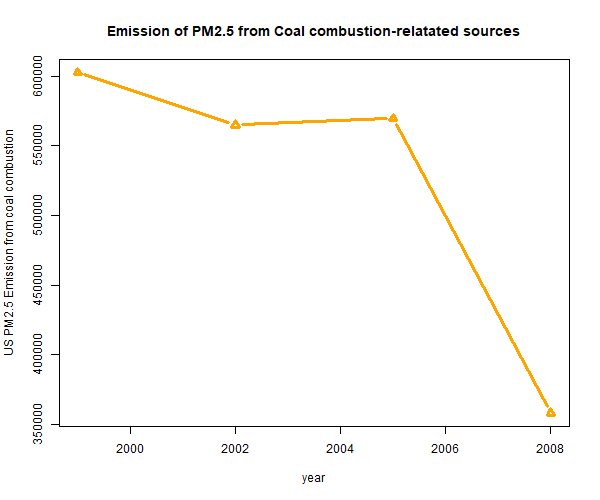

Source code (R):
head(SCC)
#get a vector of index which containing "coal" in SCC$Short.Name
coal <- grep("coal", SCC$Short.Name, ignore.case = TRUE)
coal_SCC <- SCC$SCC[coal]
coal_EI<- subset(EI, EI$SCC %in% coal_SCC)
head(coal_EI)
coal_EI_year <- with (coal_EI, tapply(Emissions, year, sum, na.rm = TRUE))
coal_EI_year
plot(names(coal_EI_year), coal_EI_year,
     pch= 2, type ="b", col= "orange", lwd = 3,
     main = "Emission of PM2.5 from Coal combustion-relatated sources",
     ylab = "US PM2.5 Emission from coal combustion", xlab= "year")
dev.copy(png, "air_pollution_project/pm2.5_emission/plot4.png",
         width=600, height=500)
dev.off() 

